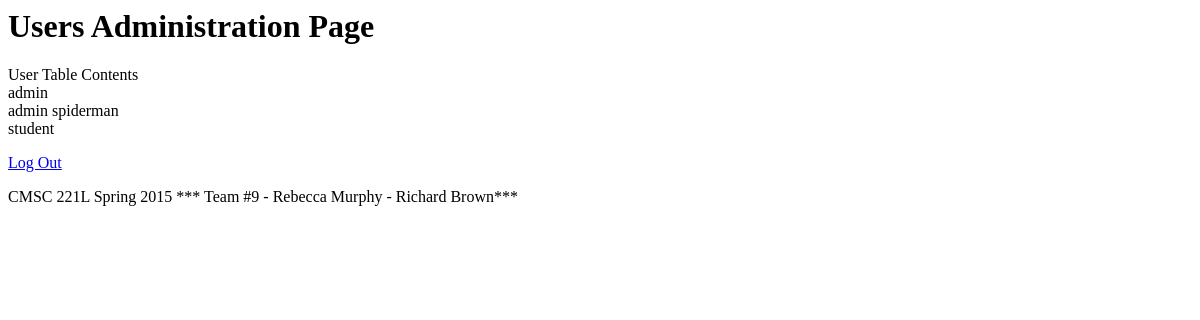
Page /admin_users.php on the earlier database version.
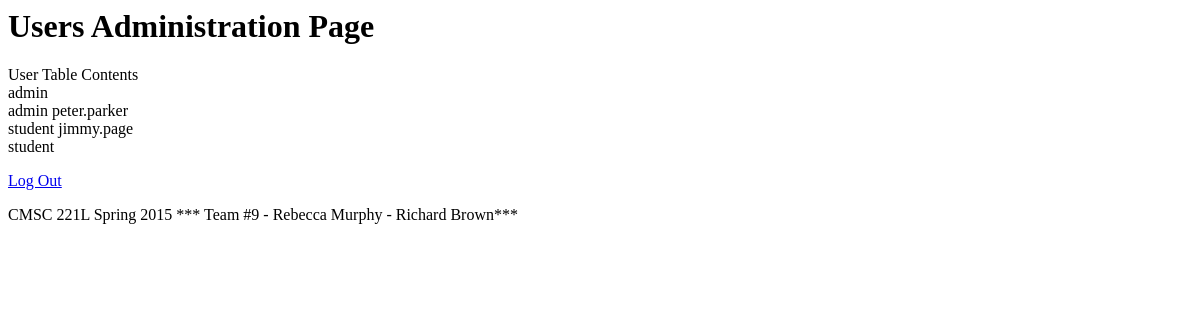
Same page on the later database version.
### tables this page shows
CREATE TABLE `users` (
  `username` varchar(30) NOT NULL,
  `kind` enum('student','admin') NOT NULL,
  `password` varchar(30) NOT NULL,
  `name` text NOT NULL,
  `CWID` varchar(8) NOT NULL,
  `gender` enum('male','female','other','') NOT NULL,
  `class` enum('Freshman','Sophomore','Junior','Senior','') NOT NULL
);

### db.php (the view, shortened to what this page needs)
<?php
function displayUsers(){
	echo "User Table Contents<br>";
	$sql = "SELECT * FROM users";
	$result = mysql_query($sql);
	if (mysql_num_rows($result) > 0) {
       while($row = mysql_fetch_assoc($result)) {
		  printf("%-30s<br>",$row["username"]);
	      printf("%-8s ",$row["kind"]);
        }
    } else {
        echo "User table is empty";
      }
}
?>

### admin_users.php (shortened to what this page needs)
<?php
require_once 'db.php';
?>
<html>
	<head>
		<p>
			<h1>Users Administration Page</h1>
		</p>
	</head>
	<body>
	<?php
	displayUsers();
	?>
	<a href="logout.php">Log Out</a>
	<footer>
		<p>CMSC 221L  Spring 2015  *** Team #9 - Rebecca Murphy - Richard Brown***</p>
	</footer>
	</body>
</html>

Differences in the rows shown:
removed users: username "spiderman", kind "student"
added users: username "peter.parker", kind "student"
added users: username "jimmy.page", kind "student"
